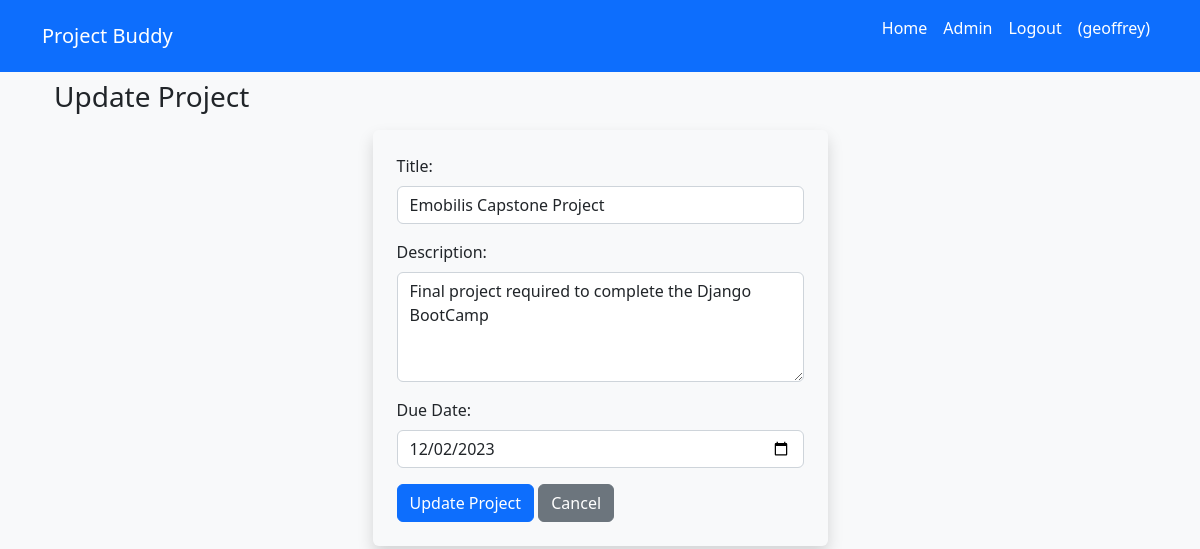
The page /projects/7/update/ (signed in) on the database as committed earlier.
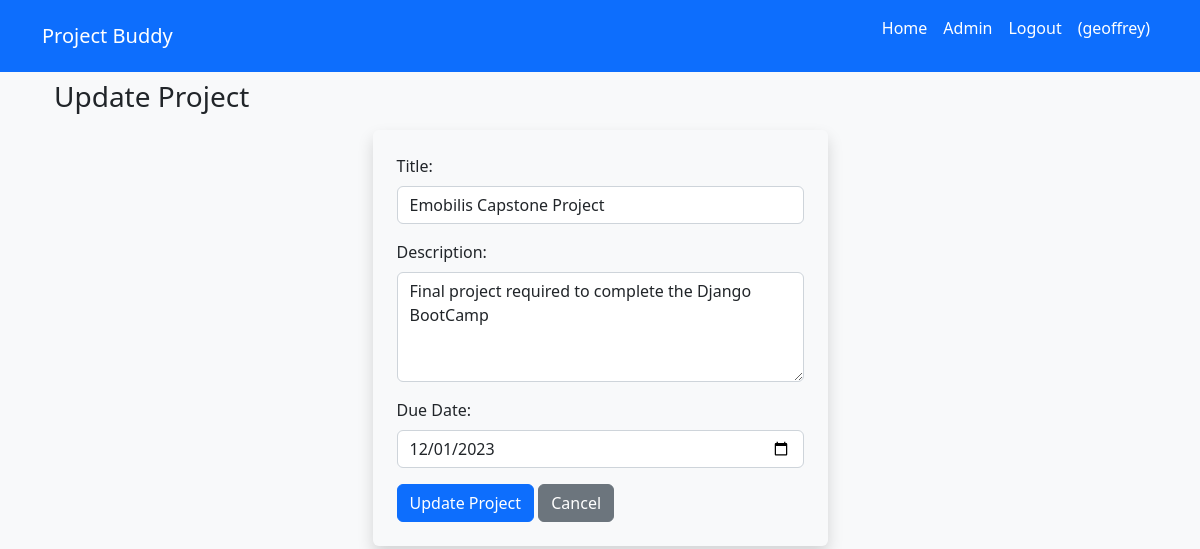
The same page on the database as committed later.
### task_list/models.py (models this page shows, shortened)
class Project(models.Model):
    title = models.CharField(max_length=255)
    description = models.TextField(blank=True)
    created_at = models.DateTimeField(auto_now_add=True)
    due_date = models.DateField(null=True, blank=True)
    owner = models.ForeignKey(User, on_delete=models.CASCADE)

### task_list/views.py (the view)
# urls.py: path('<int:project_id>/update/', views.project_update, name='project_update'),
@login_required
def project_update(request, project_id):
    project = get_object_or_404(Project, pk=project_id)
    if request.method == 'POST':
        form = ProjectForm(request.POST, instance=project)
        if form.is_valid():
            project.save()
            return redirect('project_detail', project_id=project_id)
        else:
            messages.error(request, 'Please correct the error below.')
    else:
        form = ProjectForm(instance=project)
    return render(request, 'project_edit.html', {'project': project} )

### task_list/templates/project_edit.html (shortened to what this page needs)
{% extends 'base.html' %}
{% block content %}
  <div class="container mt-2">
    <h3>Update Project</h3>
    <form class="col-12 col-md-5 mx-auto p-4 shadow rounded mt-3" method="post" action="{% url 'project_update' project_id=project.id %}">
      <div class="mb-3">
        <label for="title" class="form-label">Title:</label>
        <input type="text" class="form-control" id="title" name="title" value="{{ project.title }}" required />
      </div>
      <div class="mb-3">
        <label for="description" class="form-label">Description:</label>
        <textarea class="form-control" id="description" name="description" rows="4">{{ project.description }}</textarea>
      </div>
      <div class="mb-3">
        <label for="due_date" class="form-label">Due Date:</label>
        <input type="date" class="form-control" id="due_date" name="due_date" value="{{ project.due_date|date:'Y-m-d' }}" required />
      </div>
      <button type="submit" class="btn btn-primary">Update Project</button>
      <a href="{% url 'project_list' %}" class="btn btn-secondary">Cancel</a>
    </form>
  </div>
{% endblock %}

Rows that differ between the two databases and show on the page:
changed Project "Emobilis Capstone Project": due_date "12/02/2023" → "12/01/2023"
